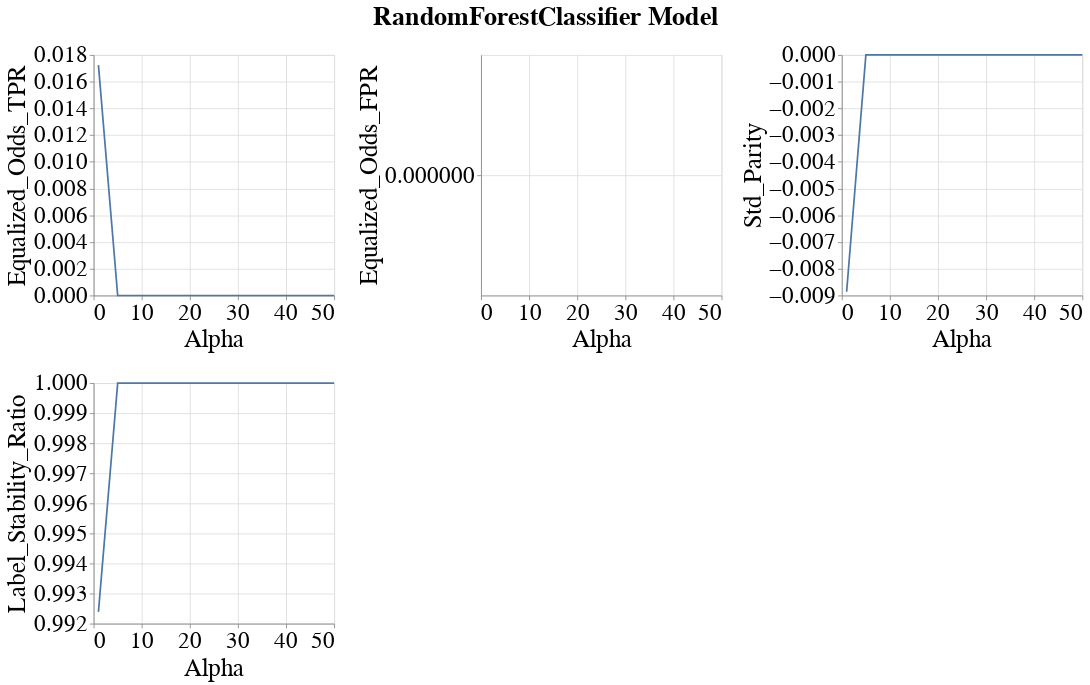

Source (notebook cell):
### Markdown cell above
### Line band plots for group metrics

### Code cell
visualizer.create_group_metrics_line_band_plot(group='sex',
                                               model_name=MODEL_NAMES[0],
                                               group_metrics=['Equalized_Odds_TPR', 'Equalized_Odds_FPR', 'Std_Parity', 'Label_Stability_Ratio'])

### Figure 1 — Vega-Lite specification as saved in the notebook (floating-point values rounded to 4 significant figures)
{"config": {"view": {"continuousWidth": 400, "continuousHeight": 300}, "axis": {"labelFontSize": 27, "labelFontWeight": "normal", "titleFontSize": 29, "titleFontWeight": "normal"}, "legend": {"labelFontSize": 27, "symbolStrokeWidth": 10, "titleFontSize": 29}, "title": {"fontSize": 27}}, "vconcat": [{"hconcat": [{"layer": [{"mark": {"type": "errorband", "extent": "ci"}, "encoding": {"x": {"field": "Intervention_Param", "title": "Alpha", "type": "quantitative"}, "y": {"field": "Metric_Value", "scale": {"zero": false}, "title": "Equalized_Odds_TPR", "type": "quantitative"}}}, {"mark": "line", "encoding": {"x": {"field": "Intervention_Param", "title": "Alpha", "type": "quantitative"}, "y": {"aggregate": "mean", "field": "Metric_Value", "scale": {"zero": false}, "title": "Equalized_Odds_TPR", "type": "quantitative"}}}], "height": 280, "width": 280}, {"layer": [{"mark": {"type": "errorband", "extent": "ci"}, "encoding": {"x": {"field": "Intervention_Param", "title": "Alpha", "type": "quantitative"}, "y": {"field": "Metric_Value", "scale": {"zero": false}, "title": "Equalized_Odds_FPR", "type": "quantitative"}}}, {"mark": "line", "encoding": {"x": {"field": "Intervention_Param", "title": "Alpha", "type": "quantitative"}, "y": {"aggregate": "mean", "field": "Metric_Value", "scale": {"zero": false}, "title": "Equalized_Odds_FPR", "type": "quantitative"}}}], "data": {"name": "data-9bae9af092dfbdb29114815f9323c0b0"}, "height": 280, "width": 280}, {"layer": [{"mark": {"type": "errorband", "extent": "ci"}, "encoding": {"x": {"field": "Intervention_Param", "title": "Alpha", "type": "quantitative"}, "y": {"field": "Metric_Value", "scale": {"zero": false}, "title": "Std_Parity", "type": "quantitative"}}}, {"mark": "line", "encoding": {"x": {"field": "Intervention_Param", "title": "Alpha", "type": "quantitative"}, "y": {"aggregate": "mean", "field": "Metric_Value", "scale": {"zero": false}, "title": "Std_Parity", "type": "quantitative"}}}], "data": {"name": "data-1337e4d681f6b05cb63649ee6129f014"}, "height": 280, "width": 280}]}, {"hconcat": [{"layer": [{"mark": {"type": "errorband", "extent": "ci"}, "encoding": {"x": {"field": "Intervention_Param", "title": "Alpha", "type": "quantitative"}, "y": {"field": "Metric_Value", "scale": {"zero": false}, "title": "Label_Stability_Ratio", "type": "quantitative"}}}, {"mark": "line", "encoding": {"x": {"field": "Intervention_Param", "title": "Alpha", "type": "quantitative"}, "y": {"aggregate": "mean", "field": "Metric_Value", "scale": {"zero": false}, "title": "Label_Stability_Ratio", "type": "quantitative"}}}], "height": 280, "width": 280}], "data": {"name": "data-f0b518dc073d45ce60ac96aa1412d8a1"}}], "data": {"name": "data-97e13a5449c11ae3e1596cc67bdc8191"}, "title": {"text": "RandomForestClassifier Model", "anchor": "middle", "dy": -10, "fontSize": 30}, "$schema": "https://vega.github.io/schema/vega-lite/v4.17.0.json", "datasets": {"data-97e13a5449c11ae3e1596cc67bdc8191": [{"Metric": "Equalized_Odds_TPR", "Model_Name": "RandomForestClassifier", "Experiment_Iteration": "Exp_iter_2", "Intervention_Param": 1, "Group": "sex", "Metric_Value": 0.01724}, {"Metric": "Equalized_Odds_TPR", "Model_Name": "RandomForestClassifier", "Experiment_Iteration": "Exp_iter_2", "Intervention_Param": 5, "Group": "sex", "Metric_Value": 0.0}, {"Metric": "Equalized_Odds_TPR", "Model_Name": "RandomForestClassifier", "Experiment_Iteration": "Exp_iter_2", "Intervention_Param": 10, "Group": "sex", "Metric_Value": 0.0}, {"Metric": "Equalized_Odds_TPR", "Model_Name": "RandomForestClassifier", "Experiment_Iteration": "Exp_iter_2", "Intervention_Param": 25, "Group": "sex", "Metric_Value": 0.0}, {"Metric": "Equalized_Odds_TPR", "Model_Name": "RandomForestClassifier", "Experiment_Iteration": "Exp_iter_2", "Intervention_Param": 50, "Group": "sex", "Metric_Value": 0.0}], "data-9bae9af092dfbdb29114815f9323c0b0": [{"Metric": "Equalized_Odds_FPR", "Model_Name": "RandomForestClassifier", "Experiment_Iteration": "Exp_iter_2", "Intervention_Param": 1, "Group": "sex", "Metric_Value": 0.0}, {"Metric": "Equalized_Odds_FPR", "Model_Name": "RandomForestClassifier", "Experiment_Iteration": "Exp_iter_2", "Intervention_Param": 5, "Group": "sex", "Metric_Value": null}, {"Metric": "Equalized_Odds_FPR", "Model_Name": "RandomForestClassifier", "Experiment_Iteration": "Exp_iter_2", "Intervention_Param": 10, "Group": "sex", "Metric_Value": null}, {"Metric": "Equalized_Odds_FPR", "Model_Name": "RandomForestClassifier", "Experiment_Iteration": "Exp_iter_2", "Intervention_Param": 25, "Group": "sex", "Metric_Value": null}, {"Metric": "Equalized_Odds_FPR", "Model_Name": "RandomForestClassifier", "Experiment_Iteration": "Exp_iter_2", "Intervention_Param": 50, "Group": "sex", "Metric_Value": null}], "data-1337e4d681f6b05cb63649ee6129f014": [{"Metric": "Std_Parity", "Model_Name": "RandomForestClassifier", "Experiment_Iteration": "Exp_iter_2", "Intervention_Param": 1, "Group": "sex", "Metric_Value": -0.00886}, {"Metric": "Std_Parity", "Model_Name": "RandomForestClassifier", "Experiment_Iteration": "Exp_iter_2", "Intervention_Param": 5, "Group": "sex", "Metric_Value": 0.0}, {"Metric": "Std_Parity", "Model_Name": "RandomForestClassifier", "Experiment_Iteration": "Exp_iter_2", "Intervention_Param": 10, "Group": "sex", "Metric_Value": 0.0}, {"Metric": "Std_Parity", "Model_Name": "RandomForestClassifier", "Experiment_Iteration": "Exp_iter_2", "Intervention_Param": 25, "Group": "sex", "Metric_Value": 0.0}, {"Metric": "Std_Parity", "Model_Name": "RandomForestClassifier", "Experiment_Iteration": "Exp_iter_2", "Intervention_Param": 50, "Group": "sex", "Metric_Value": 0.0}], "data-f0b518dc073d45ce60ac96aa1412d8a1": [{"Metric": "Label_Stability_Ratio", "Model_Name": "RandomForestClassifier", "Experiment_Iteration": "Exp_iter_2", "Intervention_Param": 1, "Group": "sex", "Metric_Value": 0.9924}, {"Metric": "Label_Stability_Ratio", "Model_Name": "RandomForestClassifier", "Experiment_Iteration": "Exp_iter_2", "Intervention_Param": 5, "Group": "sex", "Metric_Value": 1.0}, {"Metric": "Label_Stability_Ratio", "Model_Name": "RandomForestClassifier", "Experiment_Iteration": "Exp_iter_2", "Intervention_Param": 10, "Group": "sex", "Metric_Value": 1.0}, {"Metric": "Label_Stability_Ratio", "Model_Name": "RandomForestClassifier", "Experiment_Iteration": "Exp_iter_2", "Intervention_Param": 25, "Group": "sex", "Metric_Value": 1.0}, {"Metric": "Label_Stability_Ratio", "Model_Name": "RandomForestClassifier", "Experiment_Iteration": "Exp_iter_2", "Intervention_Param": 50, "Group": "sex", "Metric_Value": 1.0}]}}
